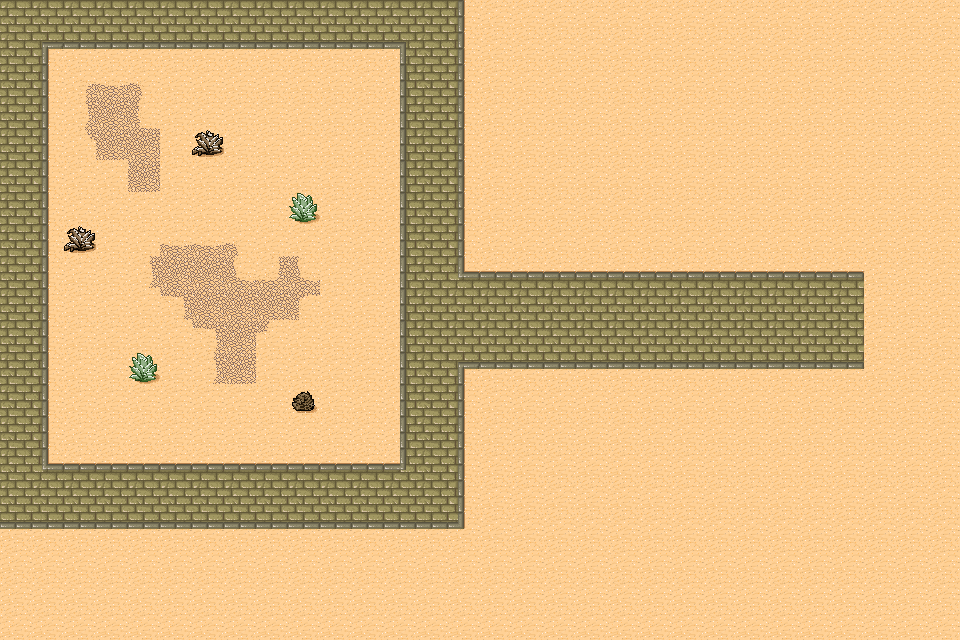

Below is a game level as drawn by its tile map, then a one-line description and the .tmx that defines it (tile-layer data replaced by summaries):
An orthogonal 30x20 tile map with 32x32 px tiles, 1 tile layer (Background) and 8 objects (Waypoint0, Waypoint1, Waypoint2, Waypoint3, Waypoint4, ...).

<map version="1.0" orientation="orthogonal" width="30" height="20" tilewidth="32" tileheight="32">
 <tileset firstgid="1" name="tmw_desert_spacing" tilewidth="32" tileheight="32" spacing="1" margin="1">
  <image source="tmw_desert_spacing.png" width="265" height="199" />
  <tile id="29">
   <properties>
    <property name="buildable" value="1" />
   </properties>
  </tile>
 </tileset>
 <layer name="Background" width="30" height="20">
  <data>[600 cells, 600 non-empty, 26 distinct tile ids]</data>
 </layer>
 <objectgroup name="Objects" width="30" height="20">
  <object name="Waypoint0" x="887" y="292" />
  <object name="Waypoint1" x="438" y="296" />
  <object name="Waypoint2" x="429" y="22" />
  <object name="Waypoint3" x="22" y="23" />
  <object name="Waypoint4" x="24" y="493" />
  <object name="Waypoint5" x="433" y="497" />
  <object name="Waypoint6" x="437" y="337" />
  <object name="Waypoint7" x="888" y="339" />
 </objectgroup>
</map>
